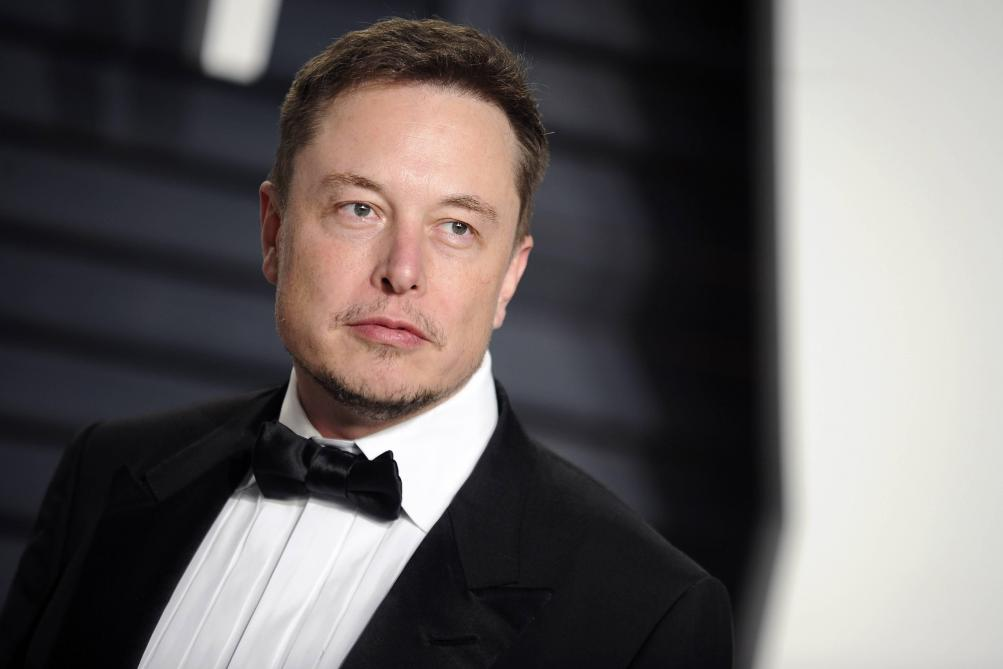
#> input picture Day_03/pictures/musk.jpg, 1003 x 669 px
$ python ColorFilter.py
#> lines starting #> are read from the running program, lines starting #| are printed output that depends on the picture
### Day_03/ex01/ImageProcessor.py
import matplotlib.image as mpimg
import matplotlib.pyplot as plt
import numpy as np
import sys


class ImageProcessor:
    def load(self, path):
#> called with path = '../pictures/musk.jpg'
        try:
            img = mpimg.imread(path)
#> img is the input picture: shape (669, 1003, 3); mean R, G, B 104, 99, 98.7
        except FileNotFoundError:
            print("File not found")
            exit(1)
        if img.dtype == np.float32:
            img = (img * 255).astype(np.uint8)
        print("Loading image of dimensions %d x %d" % (
            img.shape[0], img.shape[1]))
#| Loading image of dimensions 669 x 1003
        return img

    def display(self, array):
        plt.imshow(array)
        plt.show()


# [9 lines left out: function main, not called in this run]


# [2 lines that do not run on import are left out]

### Day_03/ex03/ColorFilter.py
import sys
from ex01.ImageProcessor import ImageProcessor
import numpy as np


class ColorFilter:

    def invert(self, array):
        new = array.copy()
        for i in range(0, array.shape[0]):
            for j in range(0, array.shape[1]):
                r = 255 - array[i, j][0]
                v = 255 - array[i, j][1]
                b = 255 - array[i, j][2]
                new[i, j] = [r, v, b]
        return new

    def to_blue(self, array):
        new = np.zeros(array.shape, dtype="uint8")
        for i in range(0, array.shape[0]):
            for j in range(0, array.shape[1]):
                new[i, j][2] = array[i, j][2].copy()
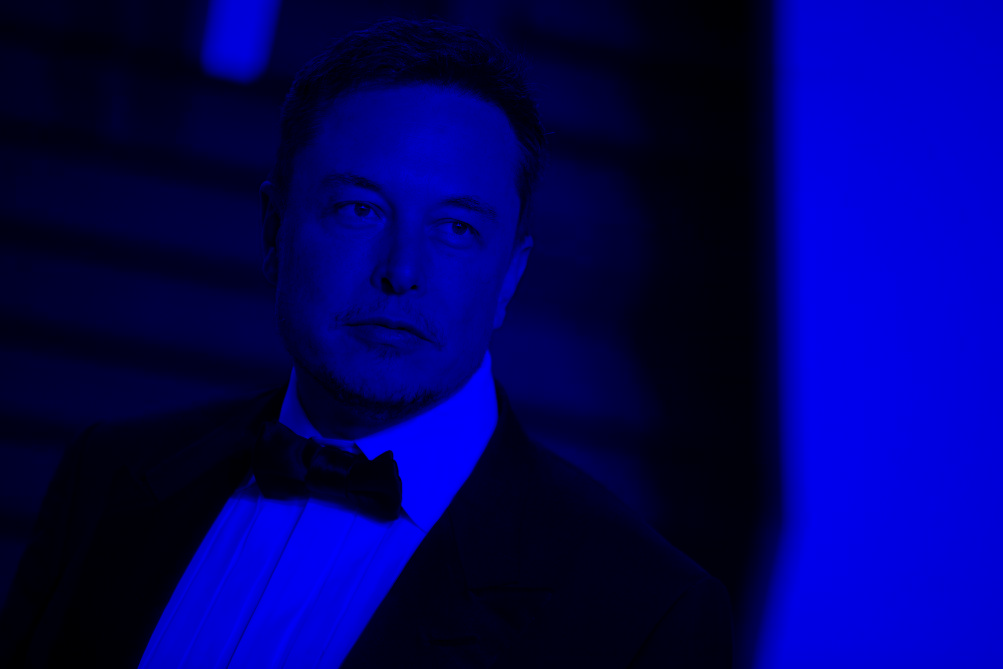
#> new: shape (669, 1003, 3); mean R, G, B 0, 0, 98.7
        return new

    def to_green(self, array):
        new = array.copy()
        for i in range(0, array.shape[0]):
            for j in range(0, array.shape[1]):
                new[i, j][0] = array[i, j][0] * 0
                new[i, j][1] = array[i, j][1] * 1
                new[i, j][2] = array[i, j][2] * 0
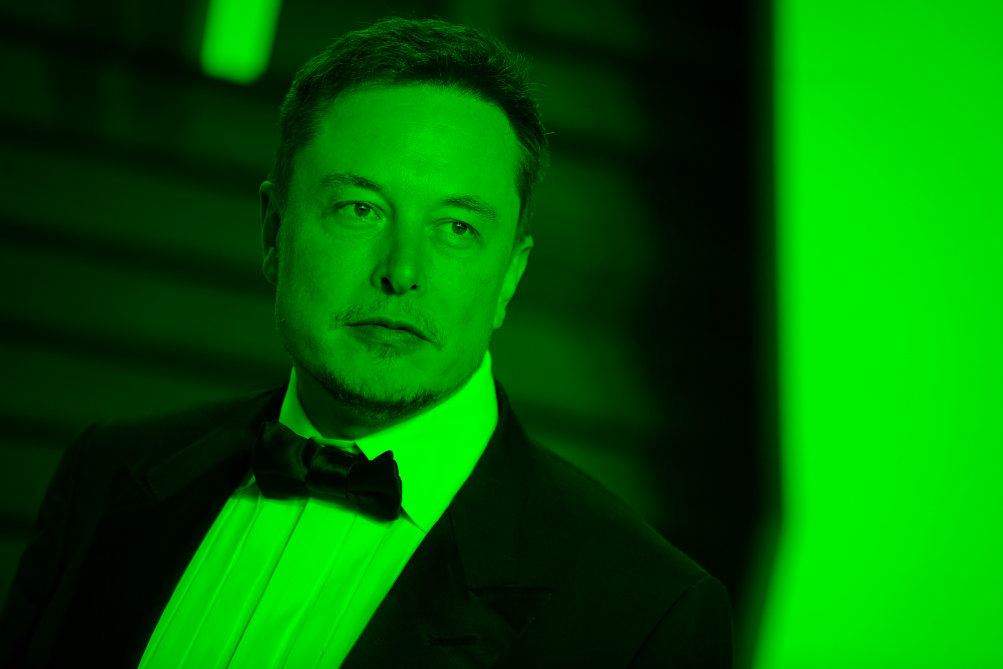
#> new: shape (669, 1003, 3); mean R, G, B 0, 99, 0
        return new

    def to_red(self, array):
        blue = self.to_blue(array)
        green = self.to_green(array)
        red = array.copy()
        for i in range(0, array.shape[0]):
            for j in range(0, array.shape[1]):
                red[i, j][1] -= green[i, j][1]
                red[i, j][2] -= blue[i, j][2]
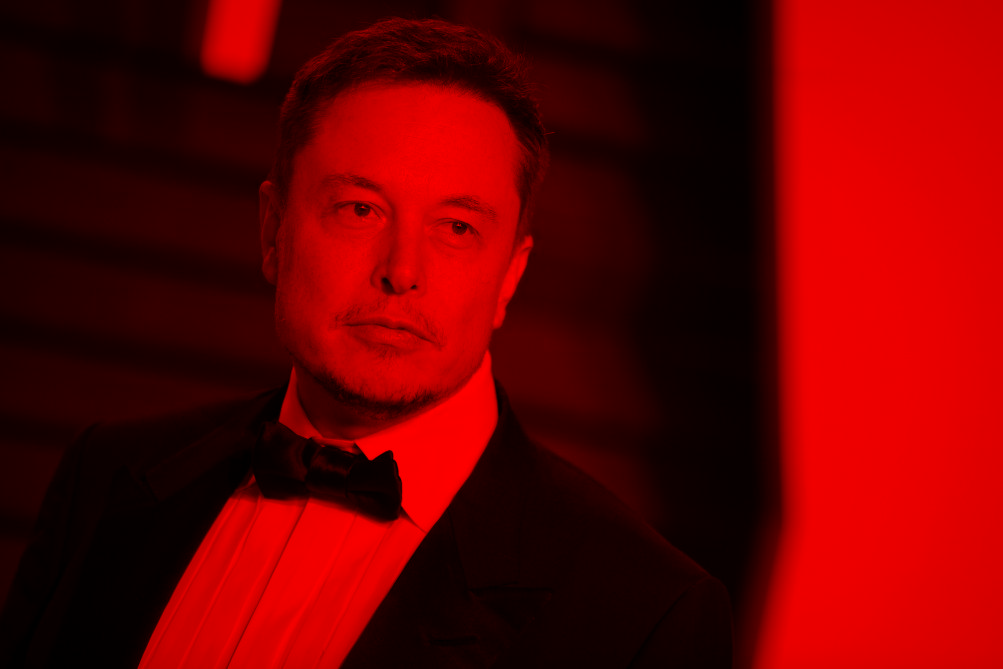
#> red: shape (669, 1003, 3); mean R, G, B 104, 0, 0
        return red

    def celluloid(self, array):
        pass

    def to_grayscale(self, array):
        pass


if __name__ == "__main__":
    if len(sys.argv) < 2:
        path = "../pictures/musk.jpg"
    else:
        path = sys.argv[1]

    ip = ImageProcessor()
    img = ip.load(path)
    cf = ColorFilter()
    img2 = cf.to_blue(img)
    ip.display(img2)
    img3 = cf.to_green(img)
    ip.display(img3)
    img4 = cf.to_red(img)
    ip.display(img4)
